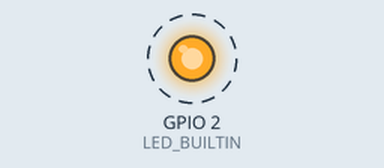
Simulated run of this sketch. Board: ESP32. On the bench: output pins drawn as LEDs (lit = HIGH). Dashed ring = blinking. WiFi joins after 1.5 s; servers stay silent unless stated; not simulated (calls return 0 or success): secrets.h; what the sketch prints to the serial monitor is not drawn.

Above: at 3.0 s.
Timing chart, 0 to 7.1 s (numbered marks = the images above):
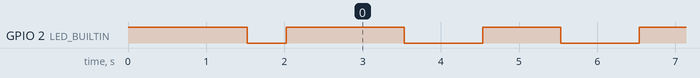

The sketch:

test_wifi.ino
```cpp
// WiFi connectivity test for ESP32
// Upload this first to confirm WiFi works before running the full sensor code

#include <WiFi.h>

#include "secrets.h"

#define LED_BUILTIN 2

void setup() {
  pinMode(LED_BUILTIN, OUTPUT);
  digitalWrite(LED_BUILTIN, HIGH);

  Serial.begin(115200);
  delay(1000);

  Serial.println("\n=================================");
  Serial.println("WiFi Connectivity Test");
  Serial.println("=================================");
  Serial.print("Board: ESP32");
  Serial.println();
  Serial.print("Firmware SDK: ");
  Serial.println(ESP.getSdkVersion());
  Serial.print("Chip model: ");
  Serial.println(ESP.getChipModel());
  Serial.println();

  Serial.print("SSID: ");
  Serial.println(WIFI_SSID);
  Serial.print("Password: ");
  Serial.println(strlen(WIFI_PASS) > 0 ? "********" : "(open network)");
  Serial.println();

  if (strlen(WIFI_SSID) == 0 || strcmp(WIFI_SSID, "your-wifi-ssid") == 0) {
    Serial.println("WARNING: WIFI_SSID is still the placeholder!");
    Serial.println("Edit secrets.h and set your actual WiFi SSID.");
    Serial.println();
  }

  Serial.print("Connecting");
  if (strlen(WIFI_PASS) > 0) {
    WiFi.begin(WIFI_SSID, WIFI_PASS);
  } else {
    WiFi.begin(WIFI_SSID);
  }

  int attempts = 0;
  while (WiFi.status() != WL_CONNECTED) {
    delay(500);
    Serial.print(".");
    digitalWrite(LED_BUILTIN, !digitalRead(LED_BUILTIN));
    attempts++;
    if (attempts > 40) {
      Serial.println();
      Serial.println("FAILED: WiFi did not connect within 20 seconds.");
      Serial.print("Status code: ");
      Serial.println(WiFi.status());
      Serial.println("  WL_CONNECTED    = 3");
      Serial.println("  WL_NO_SSID_AVAIL = 1");
      Serial.println("  WL_CONNECT_FAILED = 4");
      Serial.println("  WL_CONNECTION_LOST = 5");
      Serial.println("  WL_DISCONNECTED   = 6");
      Serial.println();
      Serial.println("Check your SSID, router, and that the ESP32 is in range.");
      Serial.println("Restart the board to try again.");
      digitalWrite(LED_BUILTIN, LOW);
      return;
    }
  }

  digitalWrite(LED_BUILTIN, HIGH);
  Serial.println();
  Serial.println("CONNECTED!");
  Serial.print("IP address: ");
  Serial.println(WiFi.localIP());
  Serial.print("Signal strength (RSSI): ");
  Serial.print(WiFi.RSSI());
  Serial.println(" dBm");
  Serial.print("Gateway: ");
  Serial.println(WiFi.gatewayIP());
  Serial.print("DNS: ");
  Serial.println(WiFi.dnsIP());
  Serial.println();
  Serial.println("WiFi test PASSED. You can now upload the main sketch.");
  Serial.println("=================================");
}

void loop() {
  digitalWrite(LED_BUILTIN, HIGH);
  delay(1000);
  digitalWrite(LED_BUILTIN, LOW);
  delay(1000);

  if (WiFi.status() != WL_CONNECTED) {
    Serial.println("WiFi disconnected during test!");
  }
}
```

Measured:
- by itself, GPIO 2 (LED_BUILTIN): goes LOW 0.50 s, HIGH 1.5 s, 63 × (LOW 1.0 s, HIGH 1.0 s), then LOW
